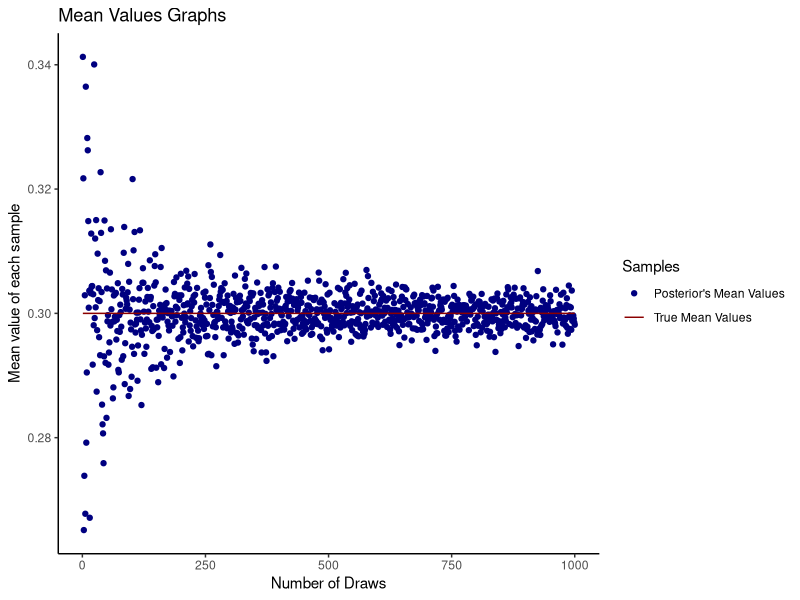
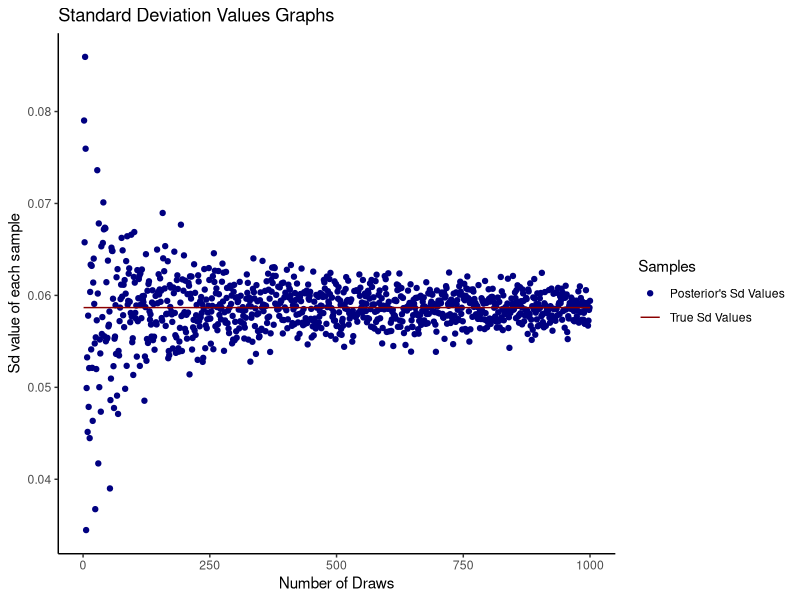
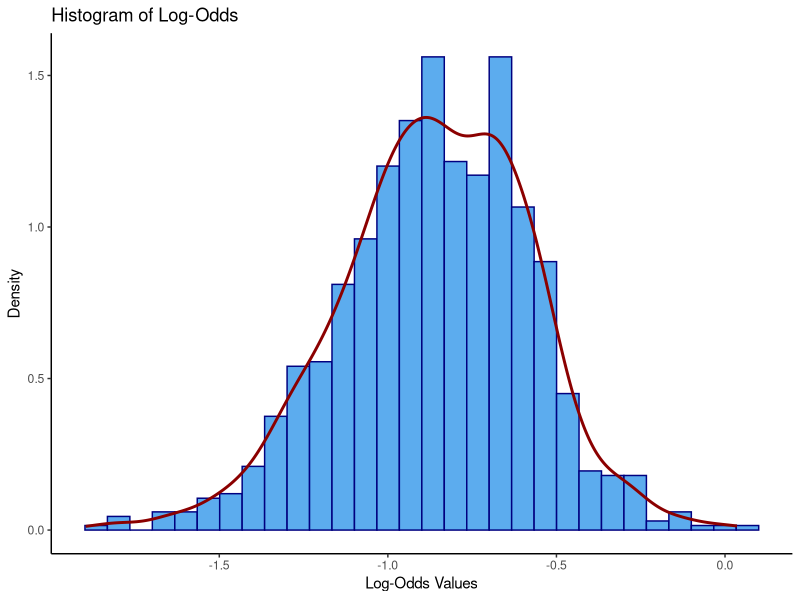
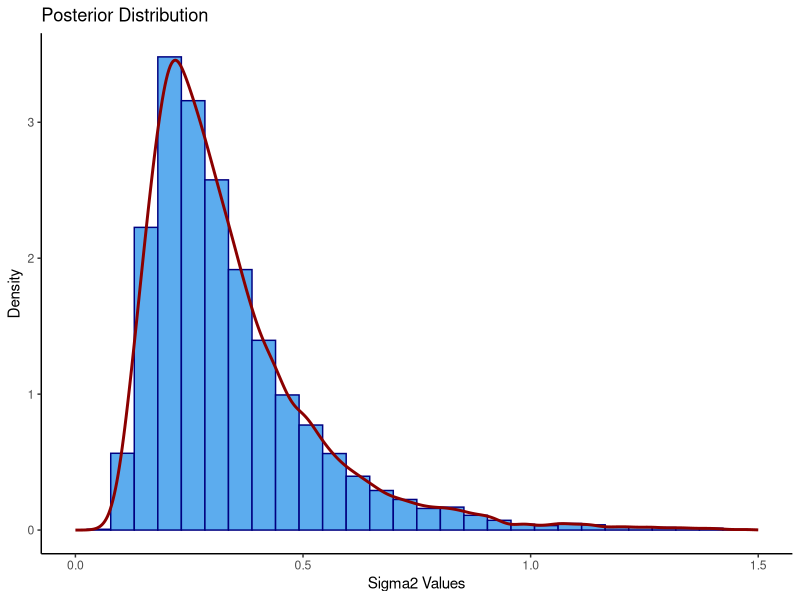

Reproduce these figures in R, in order.
## ---- chunk 1
knitr::opts_chunk$set(echo = TRUE, warning = FALSE)
knitr::opts_chunk$set(tidy.opts = list(width.cutoff = 60), tidy = TRUE)
## ---- chunk 2
# task 1a true mean, var & sd
a0 <- 5
b0 <- 5
n <- 50
s <- 13
f <- 50 - 13
mean_true <- (a0 + s)/(a0 + s + b0 + f)
var_true <- ((a0 + s)*(b0 + f)) / (((a0 + s + b0 + f)^2)*(a0 + s + b0 + f + 1))
sd_true <- sqrt(var_true)
## ---- chunk 3
set.seed(12345)

# calculate posterior's mean
mean_posterior = c()
for (i in 1:1000) {
# rbeta generates random deviates
  mean_posterior[i] = mean(rbeta(n = i, shape1 = a0 + s, shape2 = b0 + f)) 
}

# calculate posterior's sd
sd_posterior = c()
for (i in 1:1000) {
  sd_posterior[i] = sd(rbeta(n = i, shape1 = a0 + s, shape2 = b0 + f))
}

# df for plots
df_plot1 <- data.frame("draws" = 1:1000,
                       "mean_true" = mean_true,
                       "sd_true" = sd_true,
                       "mean_posterior" = mean_posterior,
                       "sd_posterior" = sd_posterior)

library(ggplot2)

# plot for mean values
ggplot(df_plot1) +
  geom_point(aes( x = draws, y = mean_posterior, color = "nany")) +
  geom_line(aes(x = draws, y = mean_true, color = "red4")) +
  theme(legend.position="right") +
  scale_color_manual(values=c('navy','red4'),
                     name = "Samples",
                     labels = c("Posterior's Mean Values","True Mean Values" )) +
  ggtitle("Mean Values Graphs") +
  xlab("Number of Draws") +
  ylab("Mean value of each sample") +
  theme_classic()
## ---- chunk 4
# plot for sd values
ggplot(df_plot1) +
  geom_point(aes( x = draws, y = sd_posterior, color = "nany")) +
  geom_line(aes(x = draws, y = sd_true, color = "red4")) +
  theme(legend.position="right") +
  scale_color_manual(values=c('navy','red4'),
                     name = "Samples",
                     labels = c("Posterior's Sd Values","True Sd Values" )) +
  ggtitle("Standard Deviation Values Graphs") +
  xlab("Number of Draws") +
  ylab("Sd value of each sample") +
  theme_classic()
## ---- chunk 5
set.seed(12345)

#generates 1,000 random deviates.
posterior_sample <- rbeta(n = 1000, shape1 = a0+s, shape2 = b0+f)

#posterior probability
posterior_prob <- sum(posterior_sample < 0.3)/1000

#exact posterior prob
#pbeta the distribution function
exact_prob <- pbeta(q = 0.3, shape1 = a0+s, shape2 = b0+f)
## ---- chunk 6
phi <- log(posterior_sample/(1-posterior_sample))

df_plot2 <- data.frame("phi" =phi)

ggplot(df_plot2, aes(x=phi)) +
  geom_histogram(bins = 30, color = "navy", fill = "steelblue2", aes(y=..density..)) +
  geom_density(colour = "red4", size = 1) +
  ggtitle("Histogram of Log-Odds") +
  xlab("Log-Odds Values") +
  ylab("Density") +
  theme_classic()
## ---- chunk 7
#observations
obs <- c(33,24,48,32,55,74,23,76,17)

tau_2 <- sum((log(obs) - 3.5)^2)/9


#generates 10,000 random deviates.
set.seed(12345)
sigma2 <- c()
for (i in 1:10000){
  values<- rchisq(1,9)
  sigma2[i] <- 9*tau_2 / values
}

df_plot2 <- data.frame("sigma2" = sigma2)

ggplot(df_plot2, aes(x=sigma2)) +
  geom_histogram(bins = 30, color = "navy", fill = "steelblue2", aes(y=..density..)) +
  geom_density(colour = "red4", size = 1) +
  scale_x_continuous(limits = c(0,1.5)) +
  ggtitle("Posterior Distribution") +
  xlab("Sigma2 Values") +
  ylab("Density") +
  theme_classic()
